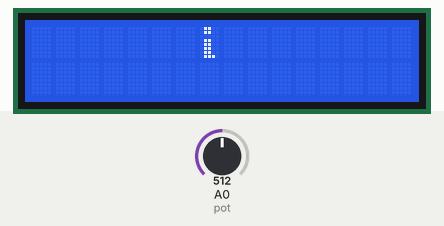
Bench run of a sketch on a simulated Arduino Uno, built with avr-gcc and run on an emulated ATmega328P. On the bench: 16×2 character LCD. Inputs (shaded band) come from the test bench; at power-on: A0 (pot) = 512.

Above: at 1.21 s.
1.3 s: A0 (pot) set to 716
At 1.35 s:
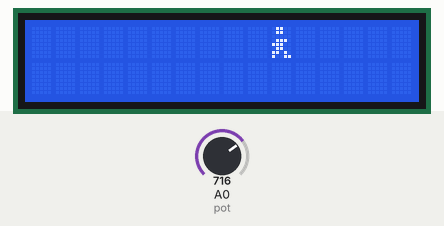
2.9 s: A0 (pot) set to 900
At 2.96 s:
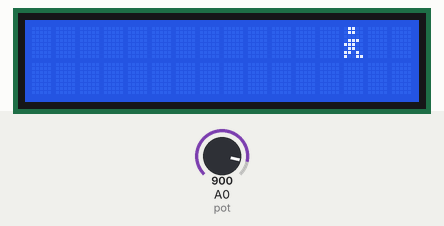
4.4 s: A0 (pot) set to 1023
At 4.49 s:
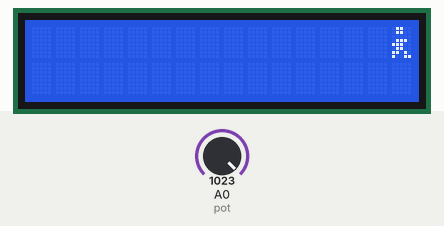

Measured:
- after the input at 1.3 s, the display: changes at once (image 1)
- after the input at 2.9 s, the display: first differs from a run without the input after 0.06 s (image 2)
- after the input at 4.4 s, the display: first differs from a run without the input after 0.08 s (image 3)

The sketch:

CE_Ejercicio3.ino
```cpp
#include <LCD_I2C.h>

LCD_I2C lcd(0x27, 16, 2); // Default address of most PCF8574 modules, change according
int temp=40;
int pot=A0;
int valor;
int x;

byte P1[8] = //Se define el caracter P1
{
    0b01100,
    0b01100,
    0b00000,
    0b01100,
    0b01100,
    0b01100,
    0b01100,
    0b01110,
};

byte P2[8] =  //Se deine el caracter P2
{
    0b01100,
    0b01100,
    0b00000,
    0b01110,
    0b11100,
    0b01100,
    0b11010,
    0b10011,
};


void setup()
{
    pinMode(pot, INPUT); //Declaramos el pin A0 como entrada
    lcd.begin();  //Inicia el display LCD
    lcd.backlight(); //Prende la luz de fondo
    lcd.clear();

    //Crea nuevos caracteres
    lcd.createChar(0, P1);
    lcd.createChar(1, P2);
}

void loop(){
  valor=analogRead(pot); //Leemos el valor analógico de A0
  x=map(valor,0,1023,0,15); //mapeamos valor que va de 0-1023 a un intervalo de 0-15

      //Notemos que la posición del caracter en la columna depende del valor x, asociado al valor mapeado de la entrada del potenciometro
      lcd.setCursor(x,0); //Se posiciona en la coluna x de la fila 0
      lcd.write(1); //Se enciende el caracter P2
      delay(temp);
      lcd.clear(); //Se limpia la pantalla
      lcd.setCursor(x,0); //Se posiciona en la columna x de la fila 0
      lcd.write(0); //Se enciende el caracter P1
      delay(temp);
      lcd.clear(); //Se limpia la pantalla
}
```
